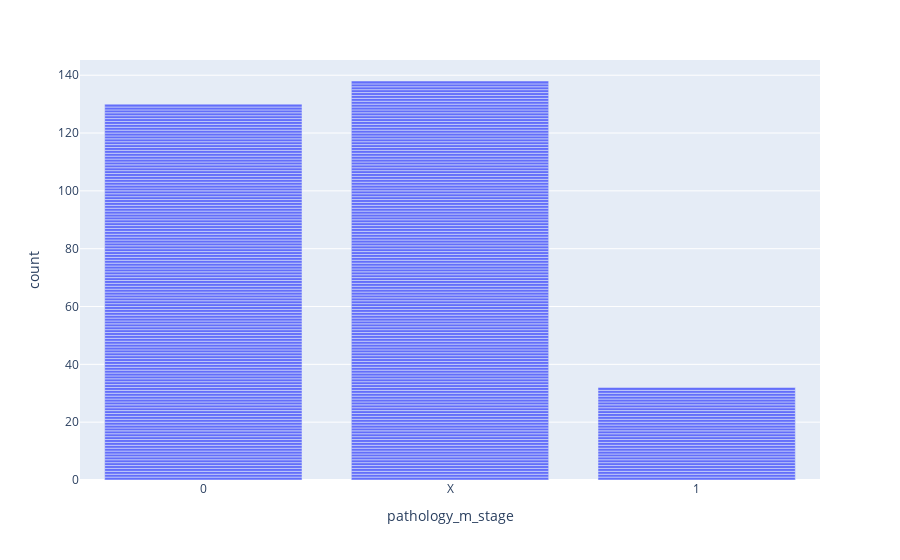

Write notebook code for a chart like this one.
### Code cell
fig = px.bar(df, x = 'pathology_m_stage')
fig.show()

### Figure 1 — Plotly figure (JSON) as saved in the notebook; plotly's stock layout.template omitted (floating-point values rounded to 4 significant figures; data arrays with more than 128 entries replaced by an {"elided": "..."} marker saying what was removed)
{"data": [{"alignmentgroup": "True", "hovertemplate": "pathology_m_stage=%{x}<br>count=%{y}<extra></extra>", "legendgroup": "", "marker": {"color": "#636efa", "pattern": {"shape": ""}}, "name": "", "offsetgroup": "", "orientation": "v", "showlegend": false, "textposition": "auto", "x": {"elided": "300 str values"}, "xaxis": "x", "y": {"elided": "300 int values"}, "yaxis": "y", "type": "bar"}], "layout": {"xaxis": {"anchor": "y", "domain": [0.0, 1.0], "title": {"text": "pathology_m_stage"}}, "yaxis": {"anchor": "x", "domain": [0.0, 1.0], "title": {"text": "count"}}, "legend": {"tracegroupgap": 0}, "margin": {"t": 60}, "barmode": "relative"}}
